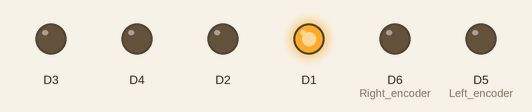
Bench run of a sketch on a simulated ESP8266 (NodeMCU). Parts: output pins drawn as LEDs (lit = HIGH). Pins used as bus, display or sensor lines are not drawn.

Above: at 0.5 s.
At 1.5 s:
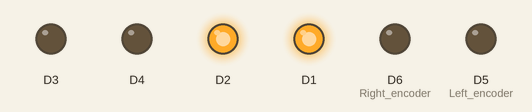
At 3.5 s:
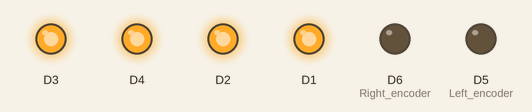
At 6.5 s:
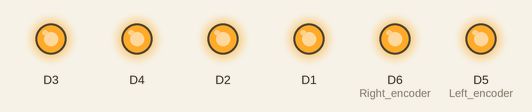
At 10.5 s:
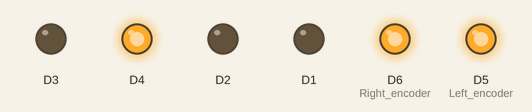
At 14.5 s:
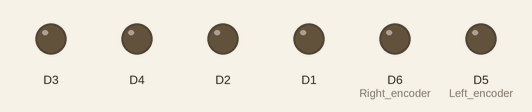
Timing chart, 0 to 20.8 s (numbered marks = the images above):
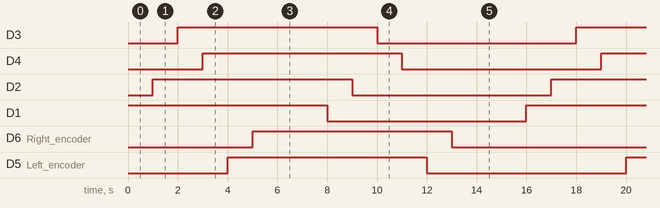

The sketch:

8_relay_test.ino
```cpp
#include <ESP8266WiFi.h>


void setup() {

// configure GPIO's and Servo
  pinMode(D1, OUTPUT); // 1,2EN aka D1 pwm left
  pinMode(D2, OUTPUT); // 3,4EN aka D2 pwm right
  pinMode(D3, OUTPUT); // 1A,2A aka D3
  pinMode(D4, OUTPUT); // 3A,4A aka D4
  pinMode(D5, OUTPUT); //  Left encoder
  pinMode(D6, OUTPUT); //  Right encoder
  pinMode(D7, OUTPUT); //  Ultrasonic Echo. D0 with 1k,2k voltage divisor
  pinMode(D0, OUTPUT); // Ultrasonic Trigger. D8 . Power Ultrasonic board with 5v.
}


void loop() {
  digitalWrite(D1, HIGH);
  delay(1000);
  digitalWrite(D2, HIGH);
  delay(1000);
  digitalWrite(D3, HIGH);
  delay(1000);
  digitalWrite(D4, HIGH);
  delay(1000);
  digitalWrite(D5, HIGH);
  delay(1000);
  digitalWrite(D6, HIGH);
  delay(1000);
  digitalWrite(D7, HIGH);
  delay(1000);
  digitalWrite(D0, HIGH);
  delay(1000);
  digitalWrite(D1, LOW);
  delay(1000);
  digitalWrite(D2, LOW);
  delay(1000);
  digitalWrite(D3, LOW);
  delay(1000);
  digitalWrite(D4, LOW);
  delay(1000);
  digitalWrite(D5, LOW);
  delay(1000);
  digitalWrite(D6, LOW);
  delay(1000);
  digitalWrite(D7, LOW);
  delay(1000);
  digitalWrite(D0, LOW);
    //Serial.print("inside loop");

  delay(1000);  // milliseconds
}
```

Measured:
- by itself, D3, D4, D2, D1, D6 (Right_encoder), D5 (Left_encoder): alternates HIGH for 8.0 s and LOW for 8.0 s
- by itself, everything shown: repeats every 16.0 s, in 12 steps
